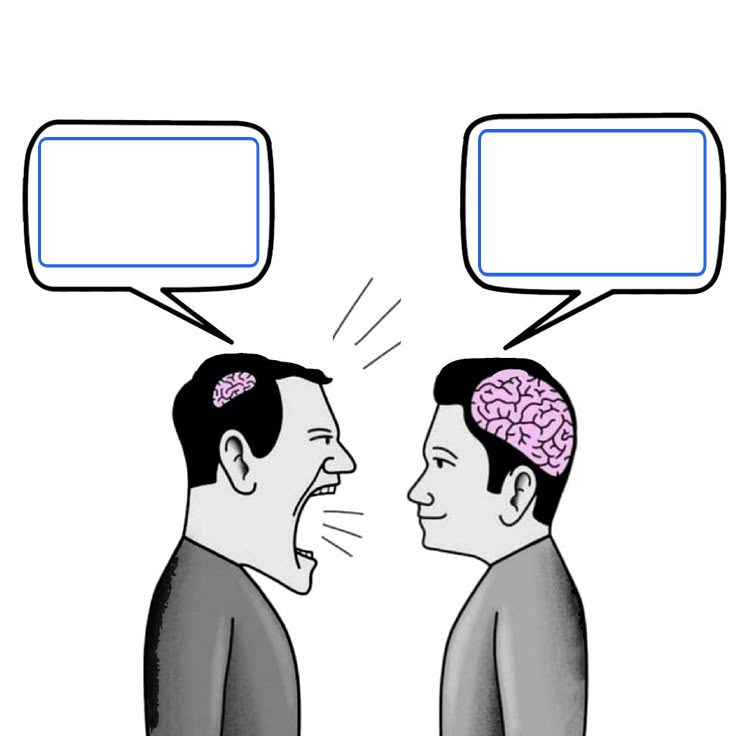
#> input picture backend/server/data/375f3bb7-1e56-4eef-9ab9-994a6e294aa9_annotated.png, 736 x 736 px, found by its file name
$ python place_text.py
#> lines starting #> are read from the running program, lines starting #| are printed output that depends on the picture; after the words box and inside, x2 and y2 are one past the last pixel; in counts of white or black regions, pixels touching at a corner belong together
#> further down, image is the input picture: shape (736, 736, 3); mean B, G, R 226.9, 225.1, 225.2
import cv2
import numpy as np
from typing import Tuple, List

def wrap_text(text: str, font, font_scale, thickness, max_width) -> List[str]:
    words = text.split()
    lines = []
    current_line = ""

    for word in words:
        test_line = current_line + (" " if current_line else "") + word
        (line_width, _), _ = cv2.getTextSize(test_line, font, font_scale, thickness)
        if line_width <= max_width:
            current_line = test_line
        else:
            if current_line:
                lines.append(current_line)
            current_line = word

    if current_line:
        lines.append(current_line)

    return lines

def put_text_in_rectangle(
    image: np.ndarray,
    text: str,
    top_left: Tuple[int, int],
    bottom_right: Tuple[int, int],
    font=cv2.FONT_HERSHEY_SIMPLEX,
    text_color=(255, 255, 255),
    stroke_color=(0, 0, 0),
    thickness=2,
    stroke_thickness=4,
    padding=0.9,
):
#> called with top_left = (132, 111), bottom_right = (313, 221), font = 0, text_color = (255, 0, 0), stroke_color = (0, 255, 0), thickness = 2, stroke_thickness = 4, padding = 0.9
    x1, y1 = top_left
    x2, y2 = bottom_right
    x1, x2 = sorted([x1, x2])
    y1, y2 = sorted([y1, y2])

    rect_w = x2 - x1
    rect_h = y2 - y1

    font_scale = 1.0
    line_spacing = 5  # spacing between lines

    while True:
        lines = wrap_text(text, font, font_scale, thickness, rect_w * padding)
        line_heights = [cv2.getTextSize(line, font, font_scale, thickness)[0][1] for line in lines]
        total_text_height = sum(line_heights) + (len(lines) - 1) * line_spacing

        if total_text_height > rect_h * padding:
            font_scale *= 0.95
        else:
            break

    # Compute vertical start point
    current_y = y1 + (rect_h - total_text_height) // 2 + line_heights[0]

    for line in lines:
        (line_w, line_h), baseline = cv2.getTextSize(line, font, font_scale, thickness)
        text_x = x1 + (rect_w - line_w) // 2
        text_y = current_y

        # Stroke
        for dx in [-1, 0, 1]:
            for dy in [-1, 0, 1]:
                if dx != 0 or dy != 0:
                    cv2.putText(image, line, (text_x + dx, text_y + dy), font, font_scale, stroke_color, stroke_thickness, cv2.LINE_AA)

        # Main text
        cv2.putText(image, line, (text_x, text_y), font, font_scale, text_color, thickness, cv2.LINE_AA)
        current_y += line_h + line_spacing
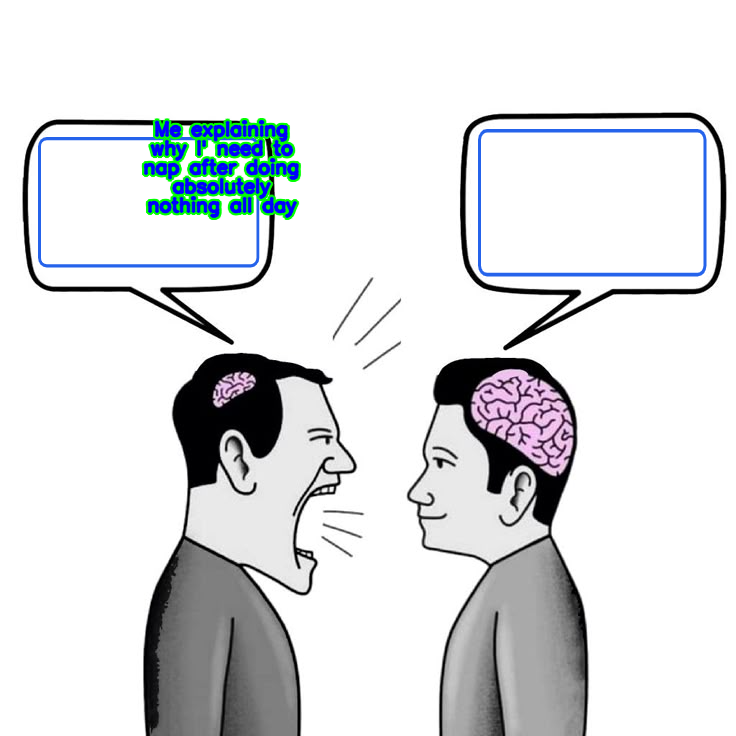
#> image: shape (736, 736, 3); 2.21% of pixels changed, all inside (x1, y1, x2, y2) = (141, 118, 302, 220)
#> after the loop, current_y = 230

    return font_scale


if __name__ == "__main__":
    # Example usage
    image = cv2.imread(r"C:\AI EVO (Journey)\Ai Agents\meme-generator\backend\server\data\375f3bb7-1e56-4eef-9ab9-994a6e294aa9_annotated.png")
    put_text_in_rectangle(
        image,
        '''Me explaining why I' need to nap after doing absolutely nothing all day''',
        (132, 111),
        (313, 221),
        text_color=(255, 0, 0),
        stroke_color=(0, 255, 0),
        thickness=2,
        stroke_thickness=4,
    )
    cv2.imshow("Image with Text", image)
    cv2.waitKey(0)
    cv2.destroyAllWindows()
